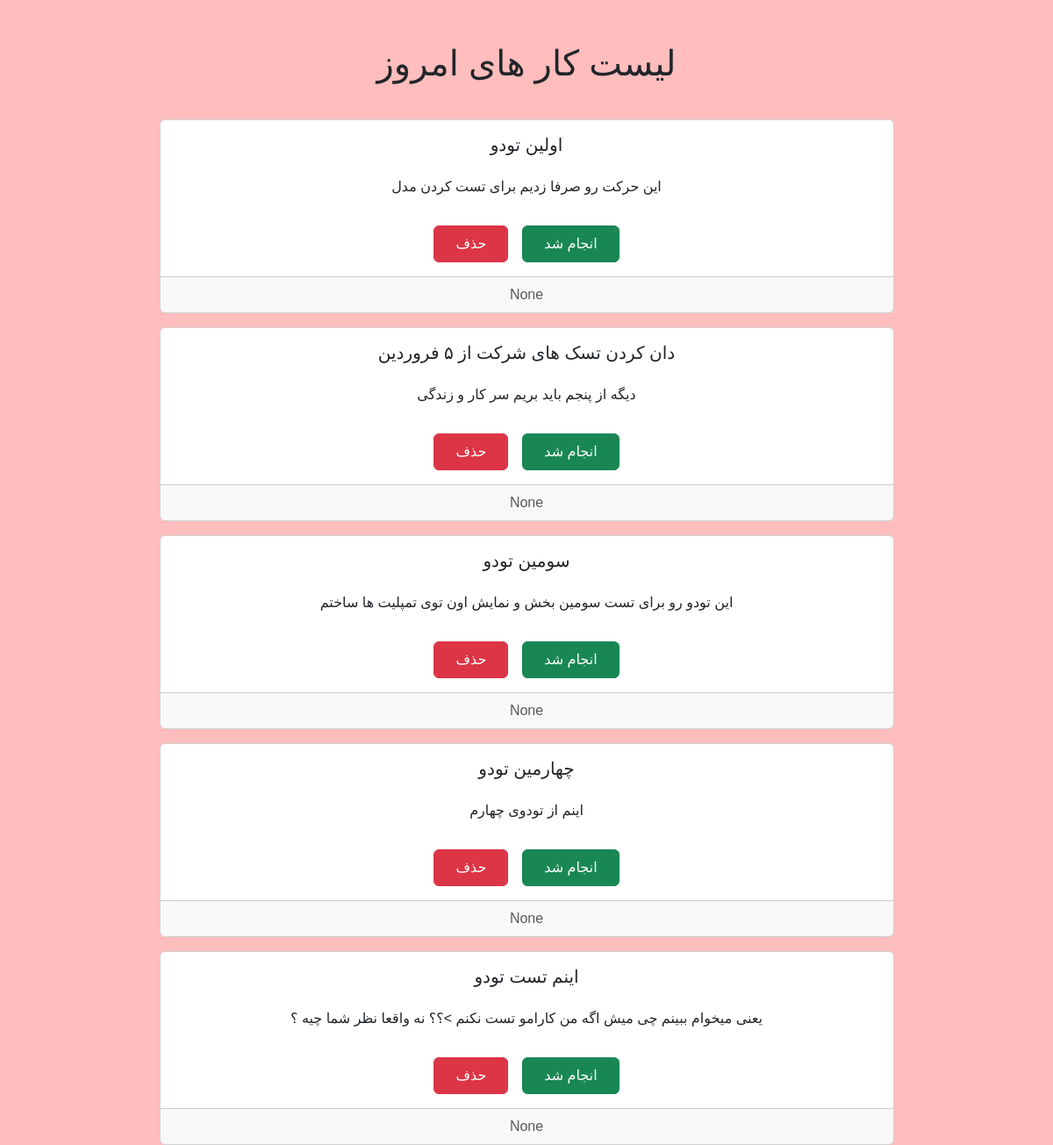
The app's page /, older data.
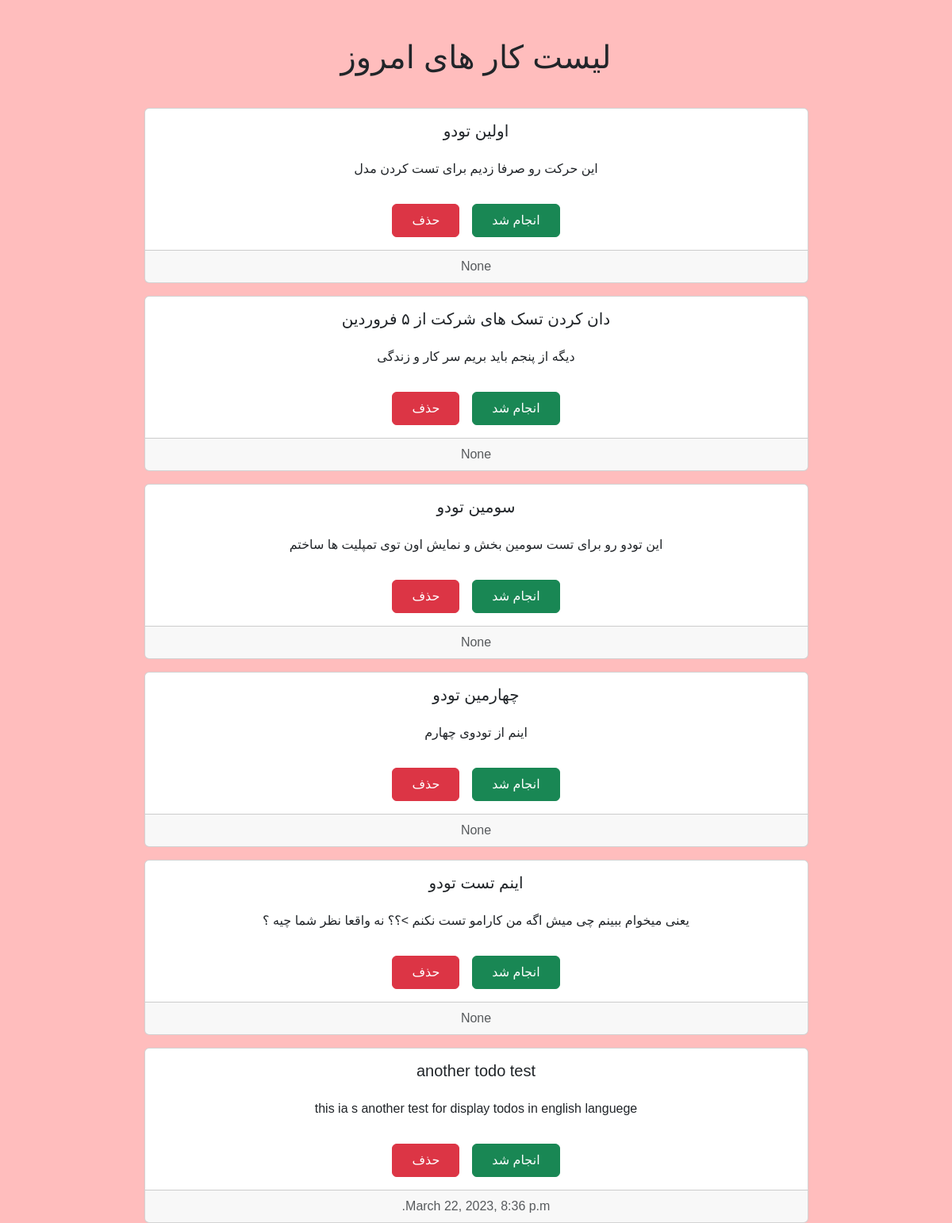
The same page, newer data.
### src/models.py (models this page shows, shortened)
class Todo(models.Model):
    title = models.CharField(max_length=255)
    sub_title = models.CharField(max_length=100)
    body = models.TextField()
    date = models.DateTimeField()

### src/views.py (the view)
# urls.py: 2. Add a URL to urlpatterns:  path('', Home.as_view(), name='home')
def Home(request):
    context = Todo.objects.all()
    return render(request, 'home.html', {"Todos": context})

### templates/home.html
{% extends "base.html" %}
{% block todos %}
<h1 class="mt-5 mb-4">
    لیست کار های امروز
</h1>
{% for todo in Todos %}
<div class="card text-center w-75">
    <div class="card-body">
        <h5 class="card-title">
            {{todo.title}}
        </h5>
        <p class="card-text py-3">
            {{todo.body}}
        </p>
        <div class="d-flex justify-content-center align-items-center w-100">
            <a href="{% url 'done' todo.id %}" class="py-2 px-4 mx-2 btn btn-success">انجام شد</a>
            <a href="{% url 'delete' todo.id %}" class="py-2 px-4 mx-2 btn btn-danger">حذف</a>
        </div>
    </div>
    <div class="card-footer text-muted">
        {{todo.date}}
    </div>
</div>
{% endfor %}
{% endblock %}

Row changes from the older to the newer data that the page shows:
added Todo: title "another todo test", body "this ia s another test for display todos in english languege", date "March 22, 2023, 8:36 p.m."
